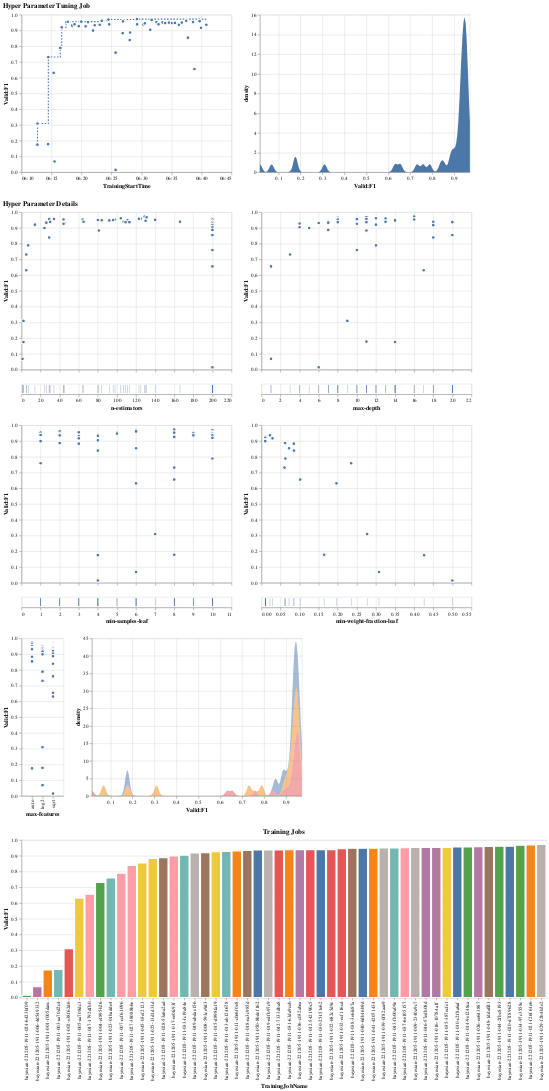

The notebook cell saved with this chart:
### Markdown cell above
### Bayesian

### Code cell
visualize_tuning_job(bayesian_tuner, advanced=True, trials_only=True)
